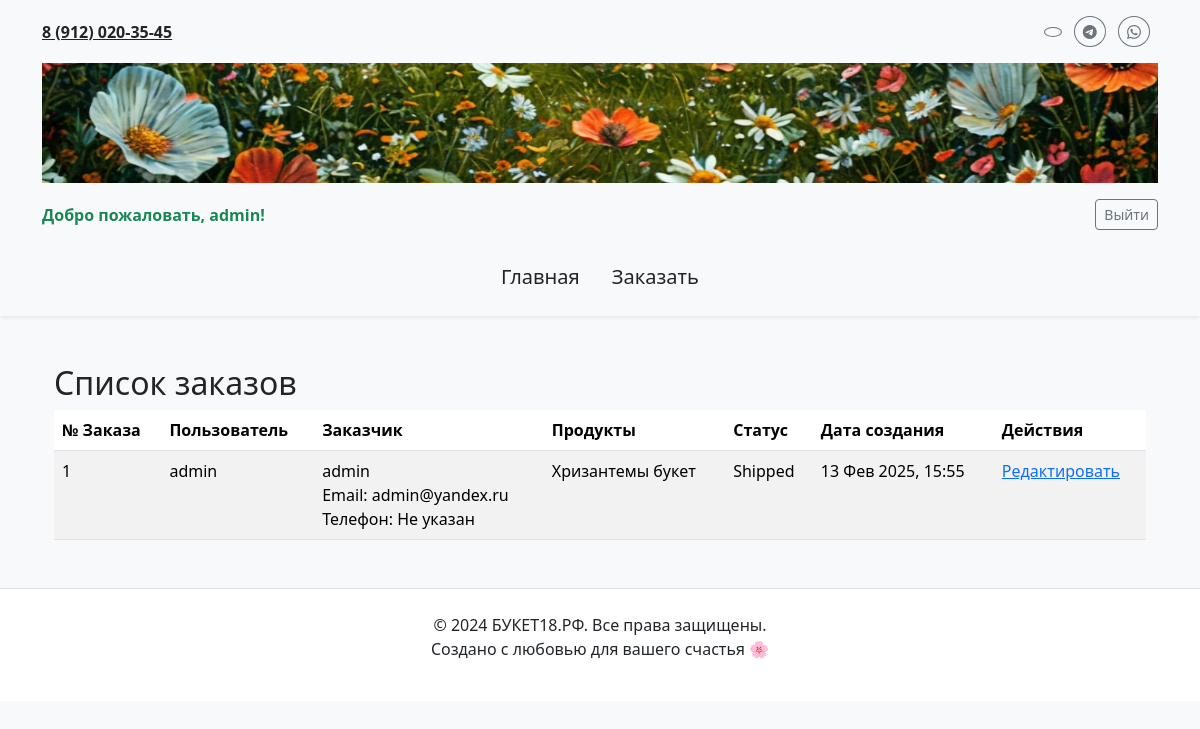
Page /orders/ (signed in) on the earlier database version.
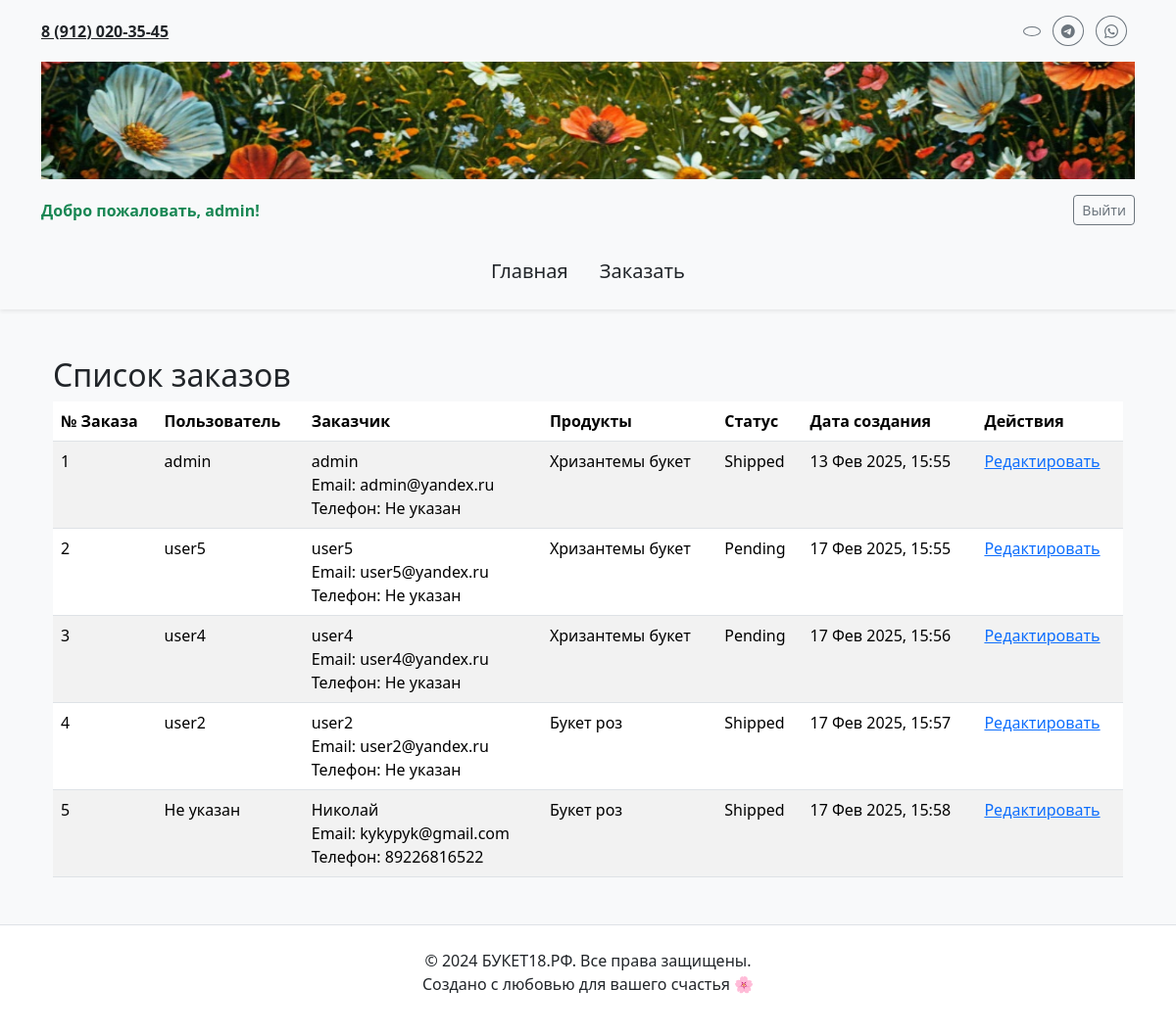
Same page on the later database version.
### main/models.py (models this page shows, shortened)
class Order(models.Model):
    STATUS_CHOICES = [
        ('PENDING', 'Pending'),
        ('SHIPPED', 'Shipped'),
        ('DELIVERED', 'Delivered'),
        ('CANCELLED', 'Cancelled'),
    ]
    user = models.ForeignKey(
        settings.AUTH_USER_MODEL, on_delete=models.CASCADE, related_name='orders', blank=True, null=True
    )
    customer = models.ForeignKey(
        Customer, on_delete=models.CASCADE, related_name='orders', blank=True, null=True
    )
    products = models.ManyToManyField(Product, related_name='orders')
    status = models.CharField(max_length=20, choices=STATUS_CHOICES, default='PENDING')
    delivery_address = models.CharField(max_length=255, blank=True, null=True)
    created_at = models.DateTimeField(auto_now_add=True)
    class Meta:
        verbose_name = "Заказ"
        verbose_name_plural = "Заказы"

class CustomUser(AbstractUser):
    phone_number = models.CharField(max_length=15, blank=True, null=True)
    class Meta:
        verbose_name = "Пользователь"
        verbose_name_plural = "Пользователи"

class Customer(models.Model):
    name = models.CharField(max_length=100)
    email = models.EmailField(unique=True)
    phone = models.CharField(max_length=15, blank=True, null=True, unique=True)
    telegram_id = models.BigIntegerField(blank=True, null=True)
    class Meta:
        verbose_name = "Клиент"
        verbose_name_plural = "Клиенты"

class Product(models.Model):
    name = models.CharField(max_length=255)
    price = models.DecimalField(max_digits=10, decimal_places=2)
    image = models.ImageField(upload_to='products/', null=True, blank=True)
    class Meta:
        verbose_name = "Продукт"
        verbose_name_plural = "Продукты"

### main/views.py (the view)
# urls.py: path('orders/', views.order_list, name='order_list'),
def order_list(request):
    if not request.user.is_authenticated:
        return HttpResponseForbidden("Вы должны быть авторизованы для просмотра заказов.")
    user = request.user
    if user.is_superuser:
        orders = Order.objects.select_related('user', 'customer').all()
    else:
        orders = Order.objects.filter(Q(user=user) | Q(customer__email=user.email)).distinct()
    return render(request, 'main/order_list.html', {'orders': orders})

### main/templates/main/order_list.html (shortened to what this page needs)
{% extends 'main/layoute.html' %}
{% block content %}
    <div class="container my-5">
        <h2>Список заказов</h2>
        {% if orders %}
            <table class="table table-striped">
                <thead>
                    <tr>
                        <th>№ Заказа</th>
                        <th>Пользователь</th>
                        <th>Заказчик</th>
                        <th>Продукты</th>
                        <th>Статус</th>
                        <th>Дата создания</th>
                        <th>Действия</th>
                    </tr>
                </thead>
                <tbody>
                    {% for order in orders %}
                        <tr>
                            <td>{{ order.id }}</td>
                            <td>
                                {% if order.user %}
                                    {{ order.user.username }}
                                {% else %}
                                    Не указан
                                {% endif %}
                            </td>
                            <td>
                                {% if order.customer %}
                                    {{ order.customer.name }}<br>
                                    Email: {{ order.customer.email }}<br>
                                    Телефон: {{ order.customer.phone|default:"Не указан" }}
                                {% else %}
                                    Не указан
                                {% endif %}
                            </td>
                            <td>
                                {% for product in order.products.all %}
                                    {{ product.name }}<br>
                                {% endfor %}
                            </td>
                            <td>{{ order.get_status_display }}</td>
                            <td>{{ order.created_at|date:"d M Y, H:i" }}</td>
                            <td>
                                <a href="{% url 'edit_order' order.id %}">Редактировать</a>
                            </td>
                        </tr>
                    {% endfor %}
                </tbody>
            </table>
        {% else %}
            <p>Нет заказов.</p>
        {% endif %}
    </div>
{% endblock %}

Differences in the rows shown:
added Order: id "2", user.username "user5", customer.name "user5", customer.email "user5@yandex.ru", customer.phone "Не указан", status "Pending", created_at "17 Фев 2025, 15:55", Product (name "Хризантемы букет")
added Order: id "3", user.username "user4", customer.name "user4", customer.email "user4@yandex.ru", customer.phone "Не указан", status "Pending", created_at "17 Фев 2025, 15:56", Product (name "Хризантемы букет")
added Order: id "4", user.username "user2", customer.name "user2", customer.email "user2@yandex.ru", customer.phone "Не указан", status "Shipped", created_at "17 Фев 2025, 15:57"
now on this page (row unchanged): Product: name "Букет роз"
added Order: id "5", shows "Не указан", customer.name "Николай", customer.email "kykypyk@gmail.com", customer.phone "89226816522", status "Shipped", created_at "17 Фев 2025, 15:58"
